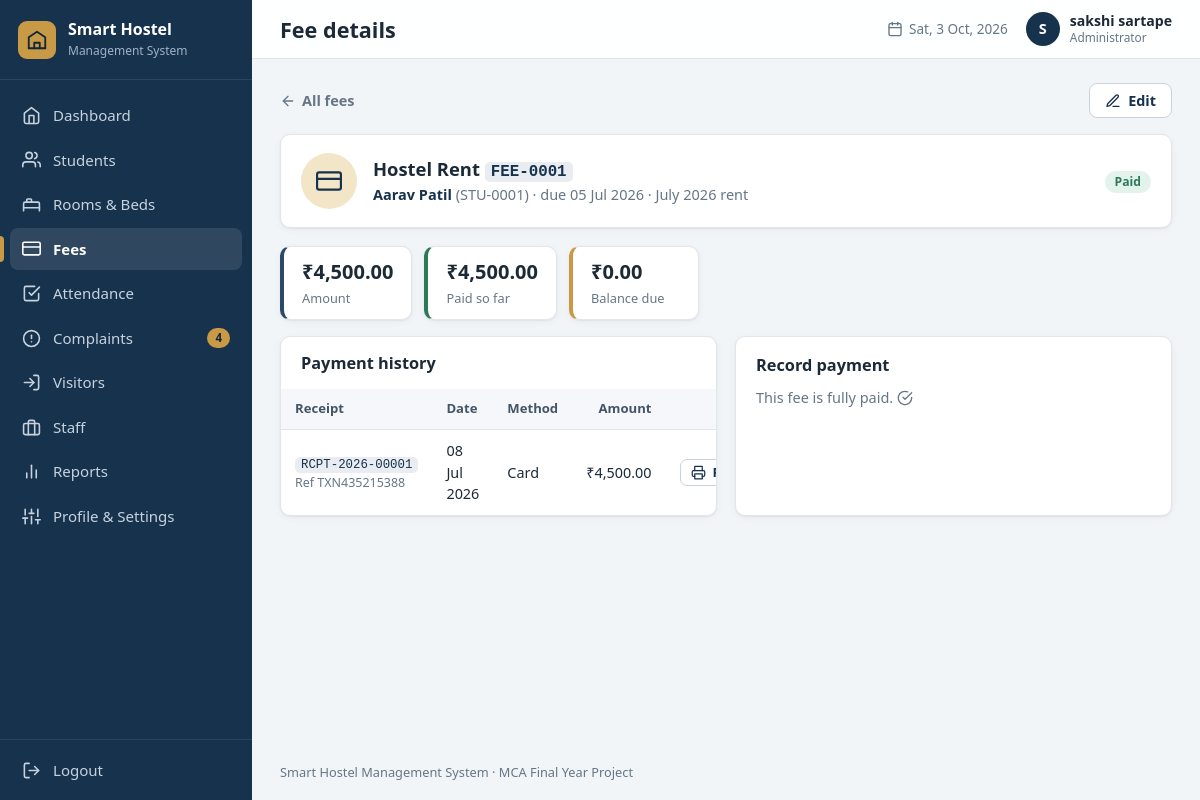
The app's page /fees/1 (signed in) with its own data.
### tables this page shows
CREATE TABLE settings (
    key   TEXT PRIMARY KEY,
    value TEXT NOT NULL
);

CREATE TABLE users (
    id            INTEGER PRIMARY KEY AUTOINCREMENT,
    username      TEXT NOT NULL UNIQUE COLLATE NOCASE,
    password_hash TEXT NOT NULL,
    full_name     TEXT NOT NULL,
    email         TEXT,
    phone         TEXT,
    role          TEXT NOT NULL DEFAULT 'Administrator',
    created_at    TEXT NOT NULL DEFAULT (datetime('now','localtime')),
    last_login    TEXT
);

CREATE TABLE fees (
    id         INTEGER PRIMARY KEY AUTOINCREMENT,
    student_id INTEGER NOT NULL REFERENCES students(id) ON DELETE RESTRICT,
    fee_type   TEXT    NOT NULL,
    amount     REAL    NOT NULL CHECK (amount > 0),
    due_date   TEXT    NOT NULL,
    notes      TEXT,
    created_at TEXT    NOT NULL DEFAULT (datetime('now','localtime'))
);

CREATE TABLE students (
    id             INTEGER PRIMARY KEY AUTOINCREMENT,
    student_code   TEXT NOT NULL UNIQUE,                 -- e.g. STU-0001
    full_name      TEXT NOT NULL,
    gender         TEXT NOT NULL CHECK (gender IN ('Male','Female','Other')),
    dob            TEXT,                                 -- YYYY-MM-DD
    age            INTEGER CHECK (age IS NULL OR age BETWEEN 10 AND 100),
    phone          TEXT NOT NULL UNIQUE,
    email          TEXT UNIQUE COLLATE NOCASE,           -- NULL allowed, duplicates not
    address        TEXT,
    guardian_name  TEXT,
    guardian_phone TEXT,
    course         TEXT NOT NULL,
    department     TEXT,
    year           INTEGER CHECK (year IS NULL OR year BETWEEN 1 AND 6),
    room_id        INTEGER REFERENCES rooms(id) ON DELETE RESTRICT,
    admission_date TEXT NOT NULL,
    status         TEXT NOT NULL DEFAULT 'Active' CHECK (status IN ('Active','Inactive','Left')),
    created_at     TEXT NOT NULL DEFAULT (datetime('now','localtime')),
    -- only an Active student may hold a bed
    CHECK (status = 'Active' OR room_id IS NULL)
);

CREATE TABLE payments (
    id              INTEGER PRIMARY KEY AUTOINCREMENT,
    fee_id          INTEGER NOT NULL REFERENCES fees(id) ON DELETE RESTRICT,
    amount          REAL    NOT NULL CHECK (amount > 0),
    payment_date    TEXT    NOT NULL,
    method          TEXT    NOT NULL CHECK (method IN ('Cash','UPI','Card','Bank Transfer','Cheque')),
    transaction_ref TEXT,
    receipt_no      TEXT    NOT NULL UNIQUE,
    received_by     INTEGER REFERENCES users(id) ON DELETE SET NULL,
    created_at      TEXT    NOT NULL DEFAULT (datetime('now','localtime'))
);

### routes/fees.py (the view)
@bp.route("/<int:fee_id>")
def fee_details(fee_id, pay_data=None, pay_errors=None):
    fee = db.query_one("SELECT * FROM fee_overview WHERE id = ?", (fee_id,))
    if fee is None:
        abort(404)
    payments = db.query_all(
        "SELECT p.*, u.full_name AS received_by_name FROM payments p "
        "LEFT JOIN users u ON u.id = p.received_by WHERE p.fee_id = ? ORDER BY p.payment_date, p.id", (fee_id,))
    defaults = pay_data or {"amount": f"{fee['balance']:.2f}", "payment_date": helpers.today(), "method": "Cash"}
    return render_template("fee_details.html", fee=fee, payments=payments, pay_data=defaults,
                           pay_errors=pay_errors or {}, methods=helpers.PAYMENT_METHODS)

### db.py (called while the page is built)
def connect(path):
    conn = sqlite3.connect(path, timeout=10)
    conn.row_factory = sqlite3.Row          # rows behave like dicts: row["name"]
    conn.execute("PRAGMA foreign_keys = ON")
    return conn

def get_db():
    if "db" not in g:
        g.db = connect(current_app.config["DATABASE"])
    return g.db

def query_all(sql, params=()):
    return get_db().execute(sql, params).fetchall()

def query_one(sql, params=()):
    return get_db().execute(sql, params).fetchone()

def scalar(sql, params=()):
    row = get_db().execute(sql, params).fetchone()
    return row[0] if row else None

def get_setting(key, default=""):
    row = query_one("SELECT value FROM settings WHERE key = ?", (key,))
    return row["value"] if row else DEFAULT_SETTINGS.get(key, default)

### helpers.py (called while the page is built)
def clean(value):
    return (value or "").strip()

def parse_date(value):
    try:
        return datetime.strptime(clean(value), "%Y-%m-%d").date()
    except ValueError:
        return None

def today():
    return date.today().isoformat()

def csrf_token():
    if "_csrf" not in session:
        session["_csrf"] = secrets.token_hex(16)
    return session["_csrf"]

def inr(value):
    try:
        number = float(value or 0)
    except (TypeError, ValueError):
        return "₹0.00"
    sign = "-" if number < 0 else ""
    whole, frac = f"{abs(number):.2f}".split(".")
    if len(whole) > 3:
        head, tail = whole[:-3], whole[-3:]
        parts = []
        while len(head) > 2:
            parts.insert(0, head[-2:])
            head = head[:-2]
        if head:
            parts.insert(0, head)
        whole = ",".join(parts) + "," + tail
    return f"{sign}₹{whole}.{frac}"

def fmt_date(value):
    d = parse_date(value) if value else None
    return d.strftime("%d %b %Y") if d else "-"

def icon(name, size=18):
    path = _ICONS.get(name, _ICONS["file"])
    return Markup(f'<svg class="icon" width="{size}" height="{size}" viewBox="0 0 24 24" fill="none" '
                  f'stroke="currentColor" stroke-width="2" stroke-linecap="round" '
                  f'stroke-linejoin="round" aria-hidden="true">{path}</svg>')

### templates/fee_details.html (shortened to what this page needs)
{% extends "base.html" %}
{% from "_macros.html" import badge, info, csrf, field, select, delete_button, empty %}
{% block heading %}<h1>Fee details</h1>{% endblock %}
{% block content %}
<div class="page-head">
  <a class="back-link" href="{{ url_for('fees.list_fees') }}">{{ icon('arrow-left', 16) }} All fees</a>
  <div class="btn-row">
    <a class="btn btn-secondary" href="{{ url_for('fees.edit_fee', fee_id=fee.id) }}">{{ icon('edit', 16) }} Edit</a>
  </div>
</div>
<section class="card profile-head">
  <span class="avatar avatar-lg">{{ icon('card', 26) }}</span>
  <div><h2>{{ fee.fee_type }} <span class="code">FEE-{{ '%04d'|format(fee.id) }}</span></h2>
    <p class="muted"><a class="row-link" href="{{ url_for('students.student_details', student_id=fee.student_id) }}">{{ fee.student_name }}</a> ({{ fee.student_code }}) &middot; due {{ fee.due_date|fmt_date }}{% if fee.notes %} &middot; {{ fee.notes }}{% endif %}</p></div>
  <div class="profile-head-right">{{ badge(fee.status) }}</div>
</section>
<section class="mini-stats">
  <div class="mini"><strong>{{ fee.amount|inr }}</strong><span>Amount</span></div>
  <div class="mini good"><strong>{{ fee.paid|inr }}</strong><span>Paid so far</span></div>
  <div class="mini warn"><strong>{{ fee.balance|inr }}</strong><span>Balance due</span></div>
</section>
<div class="grid-2">
  <section class="card table-card">
    <div class="card-head"><h2>Payment history</h2></div>
    {% if payments %}
    <div class="table-wrap"><table class="table">
      <thead><tr><th>Receipt</th><th>Date</th><th>Method</th><th class="num">Amount</th><th class="actions-col"></th></tr></thead>
      <tbody>{% for p in payments %}<tr>
        <td><span class="code">{{ p.receipt_no }}</span>{% if p.transaction_ref %}<small class="muted block">Ref {{ p.transaction_ref }}</small>{% endif %}</td>
        <td>{{ p.payment_date|fmt_date }}</td><td>{{ p.method }}</td><td class="num">{{ p.amount|inr }}</td>
        <td class="actions-col"><a class="btn btn-secondary btn-sm" href="{{ url_for('fees.receipt', payment_id=p.id) }}">{{ icon('printer', 15) }} Receipt</a></td></tr>{% endfor %}</tbody></table></div>
    {% else %}{{ empty('No payments recorded yet.') }}{% endif %}
  </section>
  <section class="card" id="pay">
    <div class="card-head"><h2>Record payment</h2></div>
    {% if fee.balance > 0 %}
    <form method="post" action="{{ url_for('fees.pay_fee', fee_id=fee.id) }}" novalidate data-validate>
      {{ csrf() }}
      <div class="form-grid">
        {{ field('Amount (Rs)', 'amount', pay_data.get('amount'), pay_errors, type='number', required=True, help='Balance due: ' ~ (fee.balance|inr) ~ '. Enter less for a part-payment.', attrs='min="0.01" step="0.01" max="' ~ fee.balance ~ '"', span=2) }}
        {{ field('Payment date', 'payment_date', pay_data.get('payment_date'), pay_errors, type='date', required=True, attrs='max="' ~ today() ~ '"') }}
        {{ select('Method', 'method', methods, pay_data.get('method'), pay_errors, required=True, blank='', attrs='data-ref-toggle="f_transaction_ref"') }}
        {{ field('Transaction / reference no.', 'transaction_ref', pay_data.get('transaction_ref'), pay_errors, help='Required for UPI, card, bank transfer and cheque.', span=2) }}
      </div>
      <button class="btn btn-success btn-block" type="submit">{{ icon('check', 17) }} Record payment</button>
    </form>
    {% else %}
      <p class="muted">This fee is fully paid. {{ icon('check-circle', 16) }}</p>
    {% endif %}
  </section>
</div>
{% endblock %}

### templates/base.html (shortened to what this page needs)
{% from "_macros.html" import csrf %}
<!DOCTYPE html>
<html lang="en">
<head>
  <link rel="stylesheet" href="{{ url_for('static', filename='css/style.css') }}">
</head>
<body class="app">
<aside class="sidebar" id="sidebar">
  <a class="brand" href="{{ url_for('dashboard.index') }}">
    <span class="brand-mark">{{ icon('building', 22) }}</span>
    <span class="brand-text"><strong>{{ hostel_name }}</strong><small>Management System</small></span>
  </a>
  <nav class="nav" aria-label="Main navigation">
    {% for bp_name, endpoint, label, icon_name in navigation %}
      <a href="{{ url_for(endpoint) }}" class="nav-link{% if request.blueprint == bp_name %} active{% endif %}">
        {{ icon(icon_name, 19) }}<span>{{ label }}</span>
        {% if bp_name == 'complaints' and open_complaints %}<em class="nav-count">{{ open_complaints }}</em>{% endif %}
      </a>
    {% endfor %}
  </nav>
  <form method="post" action="{{ url_for('auth.logout') }}" class="logout-form">
    <button type="submit" class="nav-link logout">{{ icon('logout', 19) }}<span>Logout</span></button>
  </form>
</aside>
<div class="main">
  <header class="topbar">
    <div class="topbar-title">{% block heading %}{% endblock %}</div>
    <div class="topbar-right">
      <span class="topbar-date">{{ icon('calendar', 16) }} <span id="today-label">{{ today() }}</span></span>
      <a class="user-chip" href="{{ url_for('profile.view') }}" title="Profile & settings">
        <span class="avatar">{{ current_user.full_name[:1]|upper }}</span>
        <span class="user-name">{{ current_user.full_name }}<small>{{ current_user.role }}</small></span>
      </a>
    </div>
  </header>
  <main class="content">
    {% block content %}{% endblock %}
  </main>
  <footer class="footer">{{ hostel_name }} Management System &middot; MCA Final Year Project</footer>
</div>
</body>
</html>

### records on screen
settings: value "Smart Hostel"
users: full_name "S", full_name "sakshi sartape", role "Administrator"
fees: fee_type "Hostel Rent", id "0001", due_date|fmt_date "05 Jul 2026", notes "July 2026 rent", amount|inr "₹4,500.00"
students: student_name "Aarav Patil", student_code "STU-0001"
payments: receipt_no "RCPT-2026-00001", transaction_ref "TXN435215388", payment_date|fmt_date "08 Jul 2026", method "Card", amount|inr "₹4,500.00"

### other values on screen
{{ label }} "Dashboard" "Students" "Rooms & Beds" "Fees" "Attendance" "Complaints" "Visitors" "Staff" "Reports" "Profile & Settings"
{{ open_complaints }} "4"
{{ text }} "Paid"
{{ fee.paid|inr }} "₹4,500.00"
{{ fee.balance|inr }} "₹0.00"
